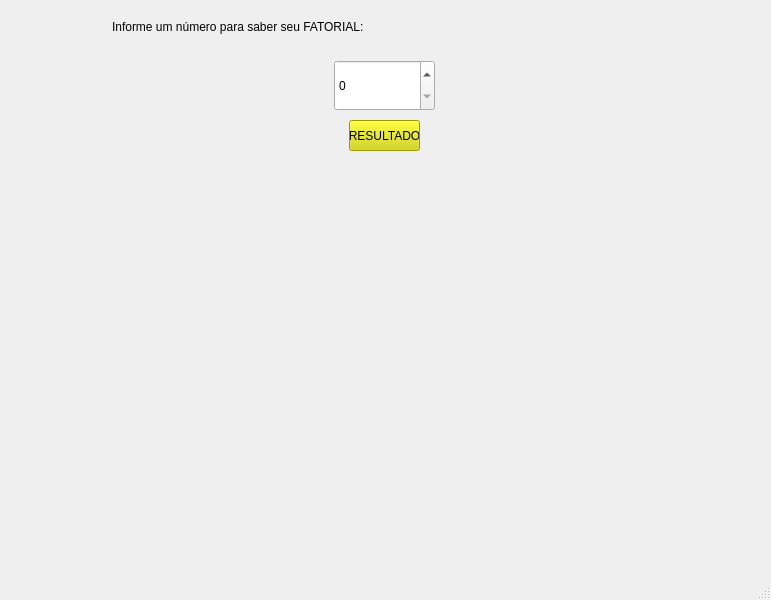
<?xml version="1.0" encoding="UTF-8"?>
<ui version="4.0">
 <class>MainWindow</class>
 <widget class="QMainWindow" name="MainWindow">
  <property name="geometry">
   <rect>
    <x>0</x>
    <y>0</y>
    <width>771</width>
    <height>600</height>
   </rect>
  </property>
  <property name="windowTitle">
   <string>MainWindow</string>
  </property>
  <widget class="QWidget" name="centralwidget">
   <widget class="QLabel" name="label">
    <property name="geometry">
     <rect>
      <x>112</x>
      <y>10</y>
      <width>564</width>
      <height>33</height>
     </rect>
    </property>
    <property name="styleSheet">
     <string notr="true">font: 75 20pt &quot;MS Shell Dlg 2&quot;;</string>
    </property>
    <property name="text">
     <string>Informe um número para saber seu FATORIAL:</string>
    </property>
   </widget>
   <widget class="QSpinBox" name="inputNumero">
    <property name="geometry">
     <rect>
      <x>334</x>
      <y>60</y>
      <width>101</width>
      <height>51</height>
     </rect>
    </property>
    <property name="styleSheet">
     <string notr="true">font: 18pt &quot;MS Shell Dlg 2&quot;;</string>
    </property>
   </widget>
   <widget class="QPushButton" name="botao">
    <property name="geometry">
     <rect>
      <x>349</x>
      <y>120</y>
      <width>71</width>
      <height>31</height>
     </rect>
    </property>
    <property name="styleSheet">
     <string notr="true">background-color: rgb(210, 213, 0);</string>
    </property>
    <property name="text">
     <string>RESULTADO</string>
    </property>
   </widget>
   <widget class="QWidget" name="horizontalLayoutWidget">
    <property name="geometry">
     <rect>
      <x>0</x>
      <y>170</y>
      <width>771</width>
      <height>80</height>
     </rect>
    </property>
    <layout class="QHBoxLayout" name="horizontalLayout">
     <item>
      <spacer name="horizontalSpacer">
       <property name="orientation">
        <enum>Qt::Horizontal</enum>
       </property>
       <property name="sizeHint" stdset="0">
        <size>
         <width>40</width>
         <height>20</height>
        </size>
       </property>
      </spacer>
     </item>
     <item>
      <widget class="QLabel" name="resultado">
       <property name="layoutDirection">
        <enum>Qt::LeftToRight</enum>
       </property>
       <property name="styleSheet">
        <string notr="true">font: 22pt &quot;MS Shell Dlg 2&quot;;
color: rgb(81, 165, 57);</string>
       </property>
       <property name="text">
        <string/>
       </property>
      </widget>
     </item>
     <item>
      <spacer name="horizontalSpacer_2">
       <property name="orientation">
        <enum>Qt::Horizontal</enum>
       </property>
       <property name="sizeHint" stdset="0">
        <size>
         <width>40</width>
         <height>20</height>
        </size>
       </property>
      </spacer>
     </item>
    </layout>
   </widget>
  </widget>
  <widget class="QMenuBar" name="menubar">
   <property name="geometry">
    <rect>
     <x>0</x>
     <y>0</y>
     <width>771</width>
     <height>21</height>
    </rect>
   </property>
  </widget>
  <widget class="QStatusBar" name="statusbar"/>
 </widget>
 <resources/>
 <connections/>
</ui>
